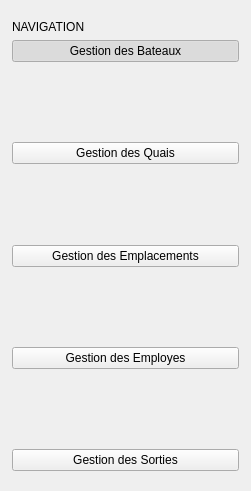
   <widget class="QWidget" name="sidebar" native="true">
    <property name="geometry">
     <rect>
      <x>0</x>
      <y>10</y>
      <width>251</width>
      <height>491</height>
     </rect>
    </property>
    <layout class="QVBoxLayout" name="sidebarLayout">
     <property name="spacing">
      <number>6</number>
     </property>
     <property name="leftMargin">
      <number>12</number>
     </property>
     <property name="topMargin">
      <number>20</number>
     </property>
     <property name="rightMargin">
      <number>12</number>
     </property>
     <property name="bottomMargin">
      <number>20</number>
     </property>
     <item>
      <widget class="QLabel" name="lblMenuTitle">
       <property name="text">
        <string>NAVIGATION</string>
       </property>
      </widget>
     </item>
     <item>
      <widget class="QPushButton" name="btnNavBateaux">
       <property name="text">
        <string>Gestion des Bateaux</string>
       </property>
       <property name="checkable">
        <bool>true</bool>
       </property>
       <property name="checked">
        <bool>true</bool>
       </property>
      </widget>
     </item>
     <item>
      <spacer name="verticalSpacer_2">
       <property name="orientation">
        <enum>Qt::Orientation::Vertical</enum>
       </property>
       <property name="sizeHint" stdset="0">
        <size>
         <width>20</width>
         <height>40</height>
        </size>
       </property>
      </spacer>
     </item>
     <item>
      <widget class="QPushButton" name="btnNavQuais">
       <property name="text">
        <string>Gestion des Quais</string>
       </property>
       <property name="checkable">
        <bool>true</bool>
       </property>
      </widget>
     </item>
     <item>
      <spacer name="verticalSpacer_3">
       <property name="orientation">
        <enum>Qt::Orientation::Vertical</enum>
       </property>
       <property name="sizeHint" stdset="0">
        <size>
         <width>20</width>
         <height>40</height>
        </size>
       </property>
      </spacer>
     </item>
     <item>
      <widget class="QPushButton" name="btnNavEmplacements">
       <property name="text">
        <string>Gestion des Emplacements</string>
       </property>
       <property name="checkable">
        <bool>true</bool>
       </property>
      </widget>
     </item>
     <item>
      <spacer name="verticalSpacer_4">
       <property name="orientation">
        <enum>Qt::Orientation::Vertical</enum>
       </property>
       <property name="sizeHint" stdset="0">
        <size>
         <width>20</width>
         <height>40</height>
        </size>
       </property>
      </spacer>
     </item>
     <item>
      <widget class="QPushButton" name="btnNavEmployes">
       <property name="text">
        <string>Gestion des Employes</string>
       </property>
       <property name="checkable">
        <bool>true</bool>
       </property>
      </widget>
     </item>
     <item>
      <spacer name="verticalSpacer_5">
       <property name="orientation">
        <enum>Qt::Orientation::Vertical</enum>
       </property>
       <property name="sizeHint" stdset="0">
        <size>
         <width>20</width>
         <height>40</height>
        </size>
       </property>
      </spacer>
     </item>
     <item>
      <widget class="QPushButton" name="btnNavSorties">
       <property name="text">
        <string>Gestion des Sorties</string>
       </property>
       <property name="checkable">
        <bool>true</bool>
       </property>
      </widget>
     </item>
    </layout>
   </widget>
